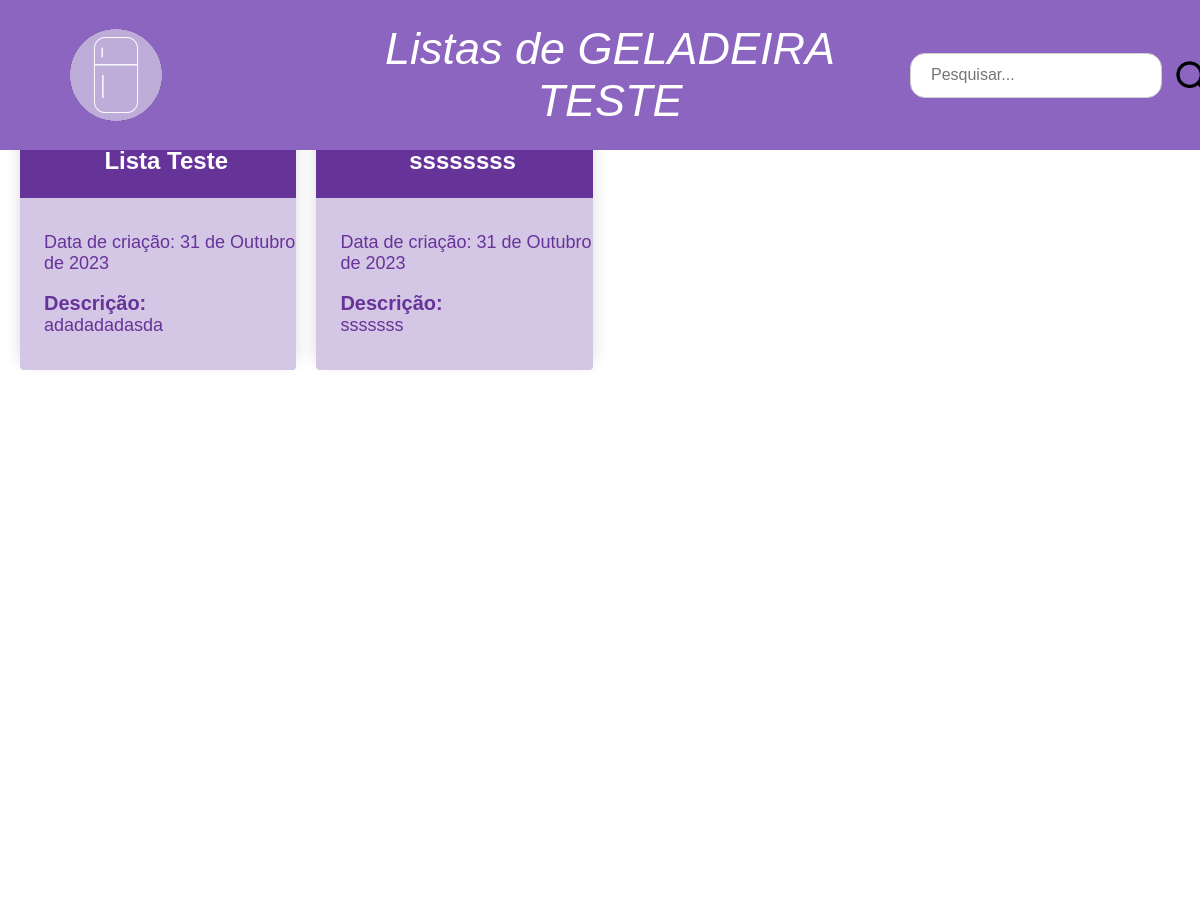
The app's page /geladeiras/listas/1 (signed in, upper part), older data.
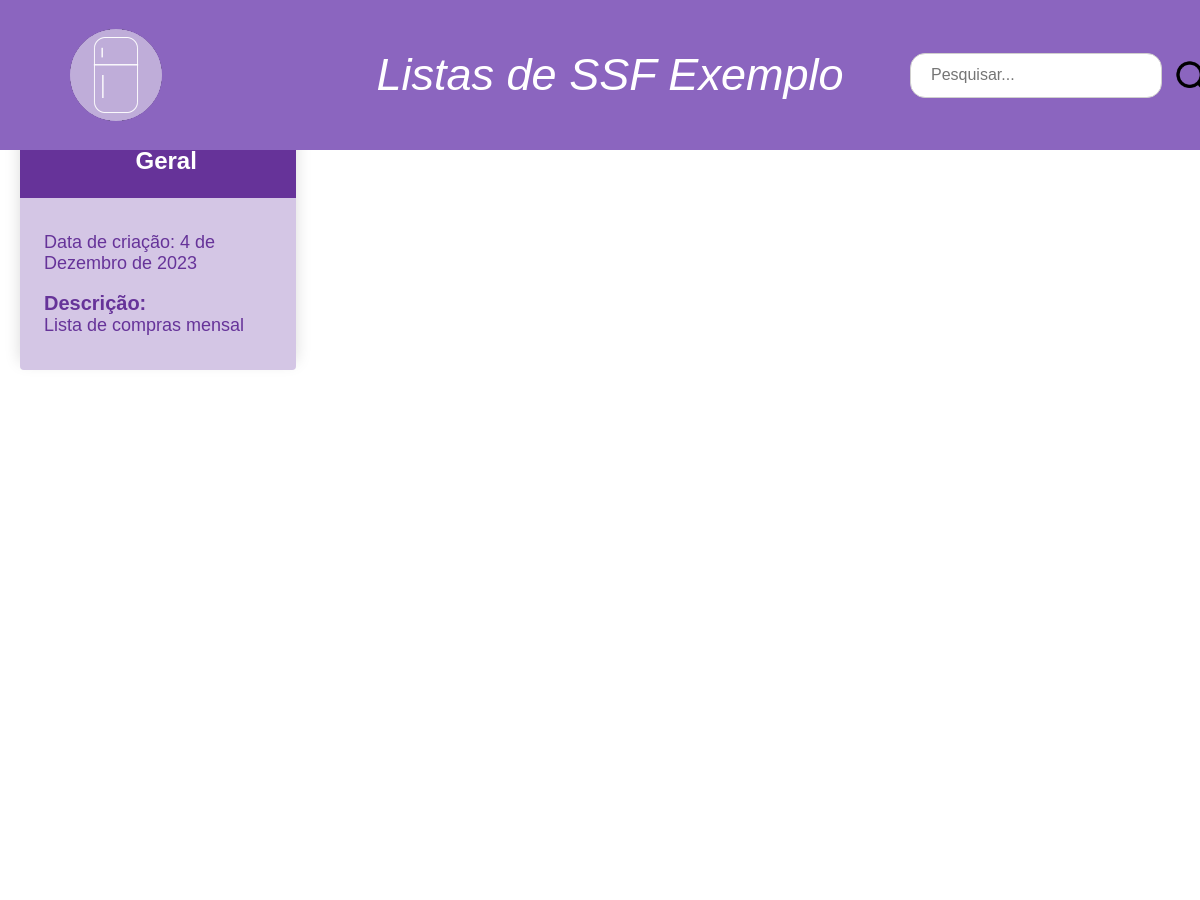
The same page, newer data.
### estoque/models.py (models this page shows, shortened)
class Geladeira(models.Model):
    nome_geladeira = models.CharField(max_length=75, null=False, blank=False)
    dt_criacao = models.DateField(auto_now=True, blank=False)
    usuarios_proprietarios = models.ManyToManyField(User)

class Lista(models.Model):
    titulo_lista = models.CharField(max_length=75, null=False, blank=False)
    descricao = models.TextField(max_length=700, blank=False)
    dt_criacao = models.DateField(auto_now=True, blank=False)
    geladeira = models.ForeignKey("Geladeira", on_delete=models.CASCADE, related_name='listas')

### estoque/views.py (the view)
# urls.py: path('geladeiras/listas/<int:pk>', views.Listas.as_view(), name="listas"),
class Listas(LoginRequiredMixin, ListView):
    template_name = "home_listas.html"
    model = Lista
    def get_context_data(self, **kwargs):  # DEFINE O CONTEXTO DE GELADEIRAS
        context = super().get_context_data(**kwargs)
        geladeira = Geladeira.objects.get(pk=self.kwargs['pk']) # Instancia um objeto geladeira baseado nessa pk
        context['geladeira'] = geladeira # Passa a instancia como um contexto para o template
        context['listas'] = Lista.objects.filter(geladeira=geladeira) # Passa todas as listas para o template
        termo_pesquisa = self.request.GET.get('q')  # Obtém o termo de busca da URL
        if termo_pesquisa:
            context['listas'] = Lista.objects.filter(titulo_lista__icontains=termo_pesquisa, geladeira=geladeira)
        return context

### estoque/templates/home_listas.html (shortened to what this page needs)
{% load static %}
<link rel="stylesheet" href="{% static 'css/styleFooterGeral.css' %}">
<link rel="stylesheet" href="{% static 'css/styleSearchNavBar.css' %}">
<link rel="stylesheet" href="{% static 'css/styleHomeListas.css' %}">
<body>
        <header>
            <nav class="top-nav">
                <div class="centered-text">
                    <div class="logo">
                         <a href="{% url 'estoque:geladeiras'%}"><img src="/static/img/logo.png"></a>
                    </div>
                </div>
                <a>Listas de {{ geladeira.nome_geladeira }}</a>
                {% include 'pesquisa.html' %}
            </nav>
        </header>
{% block content %}
    <section class="content-container">
        {% for lista in listas %}
            <a href="{% url 'estoque:detalhes_lista' lista.pk %}">
                <section class="card">
                    <div class="title">
                         <h2> {{ lista.titulo_lista }} </h2>
                    </div>
                    <div class="desc">
                         <sub><p>Data de criação: {{ lista.dt_criacao }}</p></sub>
                        <p><span>Descrição: <br></span>{{ lista.descricao }}</p>
                    </div>
                </section>
            </a>
        {% endfor %}
    </section>
{% endblock %}
<body>

Row changes from the older to the newer data that the page shows:
no longer on this page (row edited): Lista: titulo_lista "Lista Teste", dt_criacao "31 de Outubro de 2023", descricao "adadadadasda"
no longer on this page (row edited): Lista: titulo_lista "ssssssss", dt_criacao "31 de Outubro de 2023", descricao "sssssss"
changed Geladeira: nome_geladeira "GELADEIRA TESTE" → "SSF Exemplo"
now on this page (row edited): Lista: titulo_lista "Geral", dt_criacao "4 de Dezembro de 2023", descricao "Lista de compras mensal"
